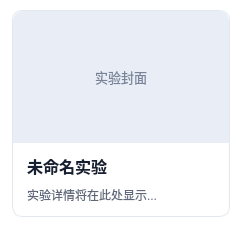
<?xml version="1.0" encoding="UTF-8"?>
<ui version="4.0">
 <class>ExperimentCard</class>
 <widget class="QWidget" name="ExperimentCard">
  <property name="geometry">
   <rect>
    <x>0</x>
    <y>0</y>
    <width>242</width>
    <height>231</height>
   </rect>
  </property>
  <property name="minimumSize">
   <size>
    <width>242</width>
    <height>231</height>
   </size>
  </property>
  <property name="maximumSize">
   <size>
    <width>242</width>
    <height>231</height>
   </size>
  </property>
  <property name="styleSheet">
   <string notr="true">QWidget#ExperimentCard {
    background: transparent;
}

QFrame#panelFrame {
    background: #FFFFFF;
    border: 1px solid #E3E7EE;
    border-radius: 10px;
}

QFrame#panelFrame:hover {
    border: 1px solid #BFC7D5;
    background: #FBFCFE;
}

QFrame#coverFrame {
    background: #E9EEF6;
    border-top-left-radius: 10px;
    border-top-right-radius: 10px;
}

QLabel#coverLabel {
    color: #798499;
    font-size: 13px;
}

QLabel#titleLabel {
    color: #172033;
    font-size: 16px;
    font-weight: 700;
}

QLabel#summaryLabel {
    color: #5E687A;
    font-size: 12px;
    line-height: 18px;
}

QLabel#tagLabel {
    color: #536173;
    background: #EEF2F7;
    border-radius: 10px;
    padding: 4px 8px;
}

QLabel#localBadgeLabel {
    color: #FFFFFF;
    background: #2F7D62;
    border-radius: 10px;
    padding: 4px 8px;
    font-size: 11px;
    font-weight: 700;
}</string>
  </property>
  <layout class="QVBoxLayout" name="rootLayout">
   <property name="spacing">
    <number>0</number>
   </property>
   <property name="leftMargin">
    <number>12</number>
   </property>
   <property name="topMargin">
    <number>10</number>
   </property>
   <property name="rightMargin">
    <number>12</number>
   </property>
   <property name="bottomMargin">
    <number>14</number>
   </property>
   <item>
    <widget class="QFrame" name="panelFrame">
     <property name="frameShape">
      <enum>QFrame::Shape::NoFrame</enum>
     </property>
     <layout class="QVBoxLayout" name="panelLayout">
      <property name="spacing">
       <number>0</number>
      </property>
      <property name="leftMargin">
       <number>0</number>
      </property>
      <property name="topMargin">
       <number>0</number>
      </property>
      <property name="rightMargin">
       <number>0</number>
      </property>
      <property name="bottomMargin">
       <number>0</number>
      </property>
      <item>
       <widget class="QFrame" name="coverFrame">
        <property name="minimumSize">
         <size>
          <width>0</width>
          <height>132</height>
         </size>
        </property>
        <property name="maximumSize">
         <size>
          <width>16777215</width>
          <height>132</height>
         </size>
        </property>
        <property name="frameShape">
         <enum>QFrame::Shape::NoFrame</enum>
        </property>
        <layout class="QVBoxLayout" name="coverLayout">
         <property name="leftMargin">
          <number>12</number>
         </property>
         <property name="topMargin">
          <number>12</number>
         </property>
         <property name="rightMargin">
          <number>12</number>
         </property>
         <property name="bottomMargin">
          <number>12</number>
         </property>
         <item>
          <widget class="QLabel" name="coverLabel">
           <property name="enabled">
            <bool>true</bool>
           </property>
           <property name="minimumSize">
            <size>
             <width>192</width>
             <height>108</height>
            </size>
           </property>
           <property name="text">
            <string>实验封面</string>
           </property>
           <property name="alignment">
            <set>Qt::AlignmentFlag::AlignCenter</set>
           </property>
          </widget>
         </item>
        </layout>
       </widget>
      </item>
      <item>
       <widget class="QWidget" name="bodyWidget" native="true">
        <layout class="QVBoxLayout" name="bodyLayout">
         <property name="spacing">
          <number>8</number>
         </property>
         <property name="leftMargin">
          <number>14</number>
         </property>
         <property name="topMargin">
          <number>12</number>
         </property>
         <property name="rightMargin">
          <number>14</number>
         </property>
         <property name="bottomMargin">
          <number>12</number>
         </property>
         <item>
          <widget class="QLabel" name="titleLabel">
           <property name="text">
            <string>未命名实验</string>
           </property>
           <property name="wordWrap">
            <bool>true</bool>
           </property>
          </widget>
         </item>
         <item>
          <widget class="QLabel" name="summaryLabel">
           <property name="text">
            <string>实验详情将在此处显示...</string>
           </property>
           <property name="wordWrap">
            <bool>false</bool>
           </property>
          </widget>
         </item>
        </layout>
       </widget>
      </item>
     </layout>
    </widget>
   </item>
  </layout>
 </widget>
 <resources/>
 <connections/>
</ui>
